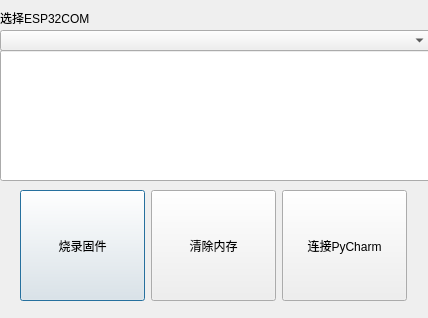
<?xml version="1.0" encoding="UTF-8"?>
<ui version="4.0">
 <class>Dialog</class>
 <widget class="QDialog" name="Dialog">
  <property name="geometry">
   <rect>
    <x>0</x>
    <y>0</y>
    <width>428</width>
    <height>318</height>
   </rect>
  </property>
  <property name="windowTitle">
   <string>Dialog</string>
  </property>
  <widget class="QLabel" name="label">
   <property name="geometry">
    <rect>
     <x>0</x>
     <y>10</y>
     <width>151</width>
     <height>16</height>
    </rect>
   </property>
   <property name="text">
    <string>选择ESP32COM</string>
   </property>
  </widget>
  <widget class="QWidget" name="horizontalLayoutWidget">
   <property name="geometry">
    <rect>
     <x>0</x>
     <y>190</y>
     <width>427</width>
     <height>111</height>
    </rect>
   </property>
   <layout class="QHBoxLayout" name="horizontalLayout" stretch="0,0,0">
    <property name="sizeConstraint">
     <enum>QLayout::SetDefaultConstraint</enum>
    </property>
    <property name="leftMargin">
     <number>20</number>
    </property>
    <property name="rightMargin">
     <number>20</number>
    </property>
    <item>
     <widget class="QPushButton" name="pushButton_4">
      <property name="sizePolicy">
       <sizepolicy hsizetype="Fixed" vsizetype="Fixed">
        <horstretch>0</horstretch>
        <verstretch>0</verstretch>
       </sizepolicy>
      </property>
      <property name="minimumSize">
       <size>
        <width>50</width>
        <height>50</height>
       </size>
      </property>
      <property name="maximumSize">
       <size>
        <width>200</width>
        <height>200</height>
       </size>
      </property>
      <property name="mouseTracking">
       <bool>false</bool>
      </property>
      <property name="tabletTracking">
       <bool>false</bool>
      </property>
      <property name="text">
       <string>烧录固件</string>
      </property>
      <property name="checkable">
       <bool>false</bool>
      </property>
     </widget>
    </item>
    <item>
     <widget class="QPushButton" name="pushButton_3">
      <property name="sizePolicy">
       <sizepolicy hsizetype="Fixed" vsizetype="Fixed">
        <horstretch>0</horstretch>
        <verstretch>0</verstretch>
       </sizepolicy>
      </property>
      <property name="minimumSize">
       <size>
        <width>50</width>
        <height>50</height>
       </size>
      </property>
      <property name="maximumSize">
       <size>
        <width>200</width>
        <height>200</height>
       </size>
      </property>
      <property name="mouseTracking">
       <bool>false</bool>
      </property>
      <property name="tabletTracking">
       <bool>false</bool>
      </property>
      <property name="text">
       <string>清除内存</string>
      </property>
      <property name="checkable">
       <bool>false</bool>
      </property>
     </widget>
    </item>
    <item>
     <widget class="QPushButton" name="pushButton_2">
      <property name="enabled">
       <bool>true</bool>
      </property>
      <property name="sizePolicy">
       <sizepolicy hsizetype="Fixed" vsizetype="Fixed">
        <horstretch>0</horstretch>
        <verstretch>0</verstretch>
       </sizepolicy>
      </property>
      <property name="minimumSize">
       <size>
        <width>50</width>
        <height>50</height>
       </size>
      </property>
      <property name="maximumSize">
       <size>
        <width>200</width>
        <height>200</height>
       </size>
      </property>
      <property name="mouseTracking">
       <bool>false</bool>
      </property>
      <property name="tabletTracking">
       <bool>false</bool>
      </property>
      <property name="text">
       <string>连接PyCharm</string>
      </property>
      <property name="checkable">
       <bool>false</bool>
      </property>
     </widget>
    </item>
   </layout>
  </widget>
  <widget class="QComboBox" name="comboBox">
   <property name="geometry">
    <rect>
     <x>0</x>
     <y>30</y>
     <width>431</width>
     <height>21</height>
    </rect>
   </property>
   <property name="editable">
    <bool>false</bool>
   </property>
  </widget>
  <widget class="QLineEdit" name="lineEdit">
   <property name="geometry">
    <rect>
     <x>0</x>
     <y>50</y>
     <width>431</width>
     <height>131</height>
    </rect>
   </property>
  </widget>
 </widget>
 <resources/>
 <connections/>
</ui>
